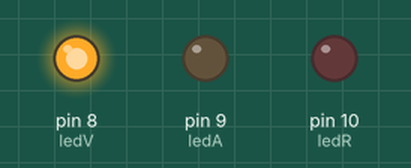
The sketch below on a simulated Arduino Uno, built with avr-gcc and run on an emulated ATmega328P. Parts: output pins drawn as LEDs (lit = HIGH).

Above: at 1.5 s.
At 4.0 s:
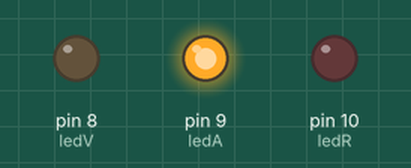
At 7.5 s:
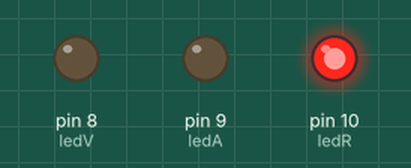
Timing chart, 0 to 13.0 s (numbered marks = the images above):
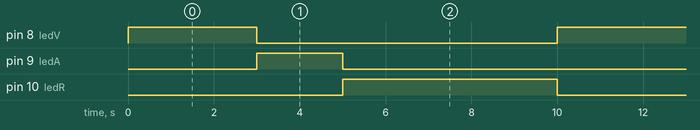

The sketch:

Punto_4.ino
```cpp
int ledV=8;
int ledA=9;
int ledR=10;

int boton=1;

void setup() {
  pinMode(ledV,OUTPUT);
  pinMode(ledA,OUTPUT);
  pinMode(ledR,OUTPUT);

  pinMode(boton,INPUT);

  attachInterrupt(digitalPinToInterrupt(boton), ciego, RISING);
}

void loop() {
  verde();
  delay(3000);
  amarillo();
  delay(2000);
  rojo();
  delay(5000);
}

void verde(){
  digitalWrite(ledV,HIGH);
  digitalWrite(ledA,LOW);
  digitalWrite(ledR,LOW);
}

void amarillo(){
  digitalWrite(ledV,LOW);
  digitalWrite(ledA,HIGH);
  digitalWrite(ledR,LOW);
}

void rojo(){
  digitalWrite(ledV,LOW);
  digitalWrite(ledA,LOW);
  digitalWrite(ledR,HIGH);
}

void ciego(){
  digitalWrite(ledV,HIGH);
  digitalWrite(ledA,HIGH);
  digitalWrite(ledR,HIGH);
  delay(5000);
}
```

Measured:
- by itself, pin 8 (ledV): alternates HIGH for 3.0 s and LOW for 7.0 s
- by itself, pin 9 (ledA): alternates HIGH for 2.0 s and LOW for 8.0 s
- by itself, pin 10 (ledR): alternates HIGH for 5.0 s and LOW for 5.0 s
